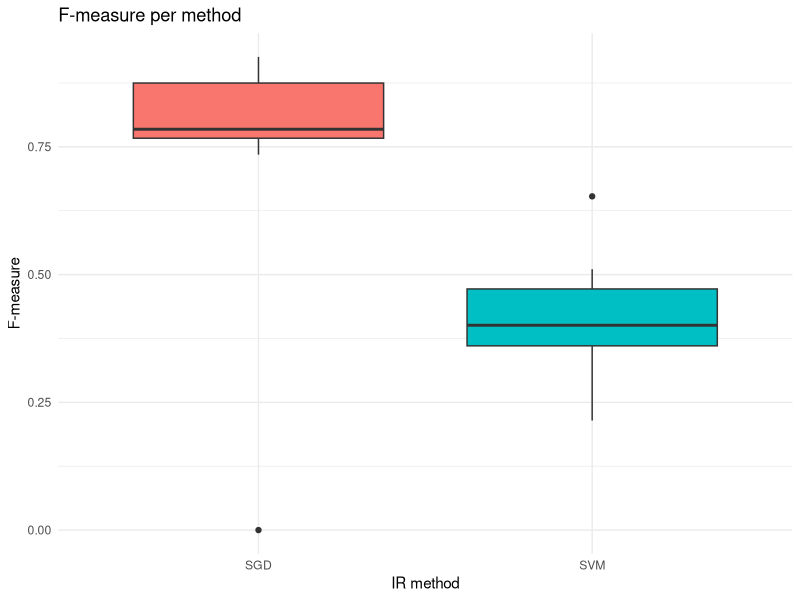
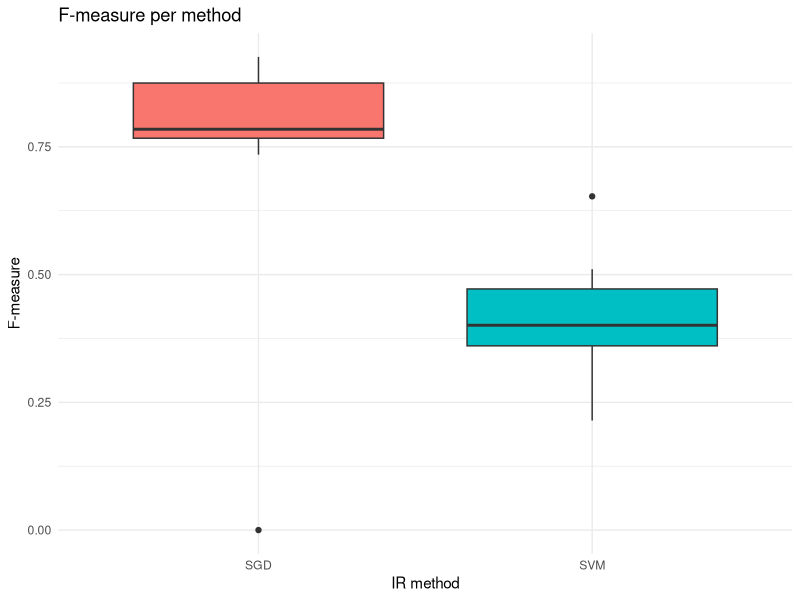

Write R code to recreate these figures, in order.
#loading library
require("ggplot2")

# selecting the current directory
setwd("/Users/tassiovale/Dropbox/PhD Thesis/trace2vary/trace_recovery/results/")

# read csv file
data <- read.csv("2018-03-17_21h14m_output.csv")

ggplot(data=data, aes(x=method, y=fmeasure, fill=method)) +
    geom_boxplot() +
    theme_minimal() +
    ggtitle("F-measure per method") +
    labs(x="IR method", y="F-measure") +
    scale_fill_discrete(guide=FALSE)

ggsave("2018-03-17_21h14m_fmeasure_chart.eps")
